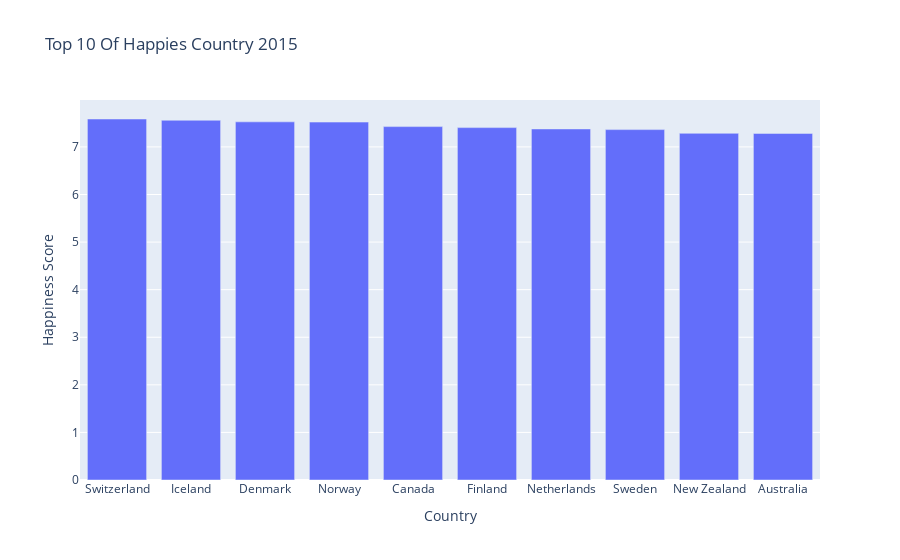

Notebook code cell kept with this figure:
### Markdown cell above
### 1. Univariate Graphical Analysis:
Method to perform uni-variate analysis will depend on whether the variable type is categorical or numerical.

### Code cell
char = px.bar(df_1[:10], 
              x="Country", 
              y = 'Happiness Score',
              barmode = 'group',
              title="Top 10 Of Happies Country 2015",
              height=600
             )
char.show()

### Figure 1 — Plotly figure (JSON) as saved in the notebook; plotly's stock layout.template omitted (floating-point values rounded to 4 significant figures)
{"data": [{"alignmentgroup": "True", "hovertemplate": "Country=%{x}<br>Happiness Score=%{y}<extra></extra>", "legendgroup": "", "marker": {"color": "#636efa", "pattern": {"shape": ""}}, "name": "", "offsetgroup": "", "orientation": "v", "showlegend": false, "textposition": "auto", "type": "bar", "x": ["Switzerland", "Iceland", "Denmark", "Norway", "Canada", "Finland", "Netherlands", "Sweden", "New Zealand", "Australia"], "xaxis": "x", "y": [7.587, 7.561, 7.527, 7.522, 7.427, 7.406, 7.378, 7.364, 7.286, 7.284], "yaxis": "y"}], "layout": {"autosize": true, "barmode": "group", "legend": {"tracegroupgap": 0}, "title": {"text": "Top 10 Of Happies Country 2015"}, "xaxis": {"anchor": "y", "autorange": true, "domain": [0, 1], "range": [-0.5, 9.5], "title": {"text": "Country"}, "type": "category"}, "yaxis": {"anchor": "x", "autorange": true, "domain": [0, 1], "range": [0, 7.986], "title": {"text": "Happiness Score"}, "type": "linear"}}}
